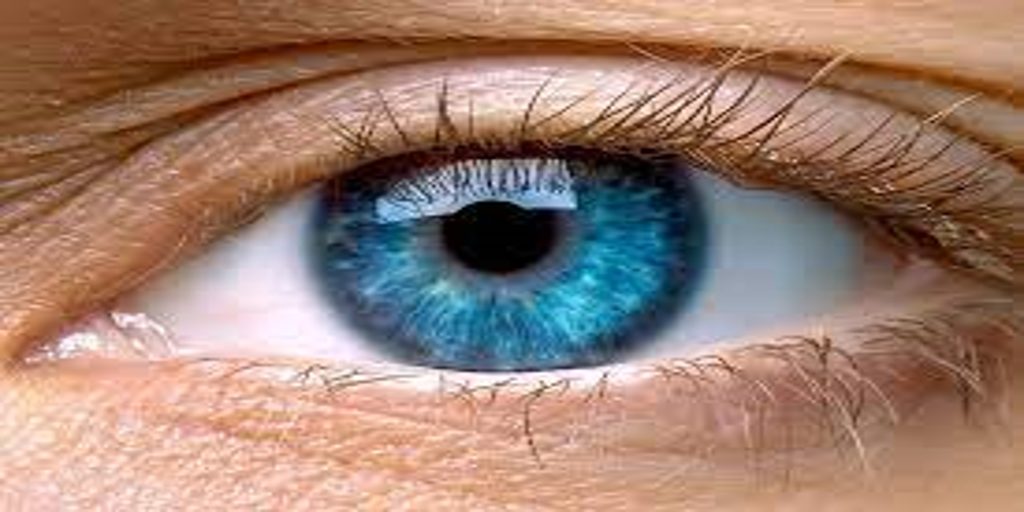
#> input picture input_images/source.png, 1024 x 512 px
$ python FDA_demo.py   (older library calls are emulated)
#> lines starting #> are read from the running program, lines starting #| are printed output that depends on the picture
import numpy as np
import sys
from PIL import Image
from utils import FDA_source_to_target_np
import scipy.misc

# para nao resumir a saida
np.set_printoptions(threshold=sys.maxsize)

im_src = Image.open("input_images/source.png").convert('RGB')
#> im_src is the input picture: PIL image 1024x512 RGB; mean R, G, B 157, 127.7, 113.7
im_trg = Image.open("output_images/target.png").convert('RGB')
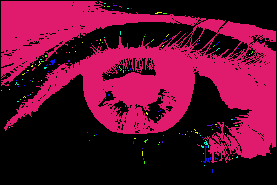
#> input picture output_images/target.png, 277 x 185 px
#> im_trg is the input picture: PIL image 277x185 RGB; mean R, G, B 94.7, 12.2, 46.8

# redimensiona a imagem para um padrao de 1024x512 px
im_src = im_src.resize( (1024,512), Image.BICUBIC )
im_trg = im_trg.resize( (1024,512), Image.BICUBIC )
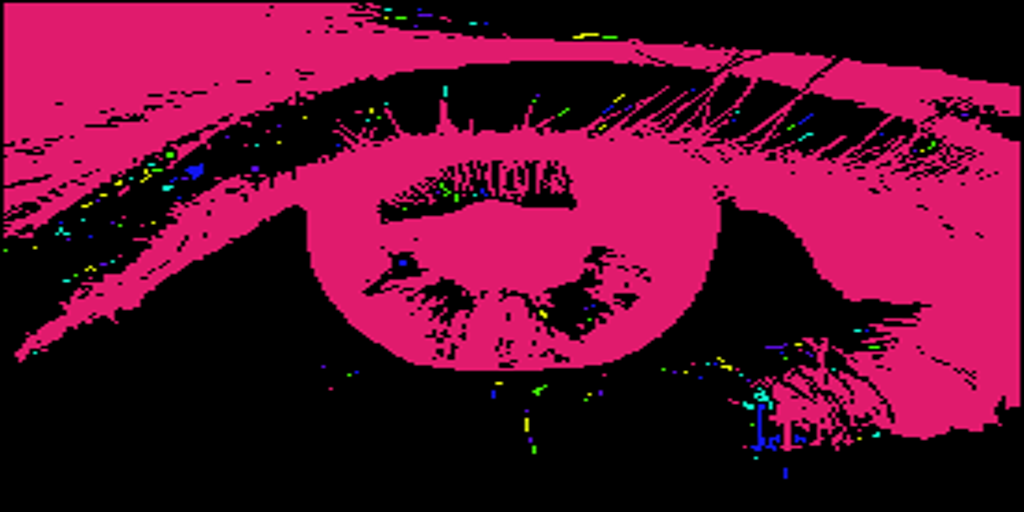
#> im_trg: PIL image 1024x512 RGB; mean R, G, B 95.4, 12.4, 47.2

# salva a imagem original no novo tamanho
im_src.save("input_images/source.png")

im_src = np.asarray(im_src, np.float32)
#> im_src: shape (512, 1024, 3) float32
im_trg = np.asarray(im_trg, np.float32)
#> im_trg: shape (512, 1024, 3) float32

im_src = im_src.transpose((2, 0, 1))
im_trg = im_trg.transpose((2, 0, 1))


#> (the run stopped early here; a loop or call above may not have finished)
